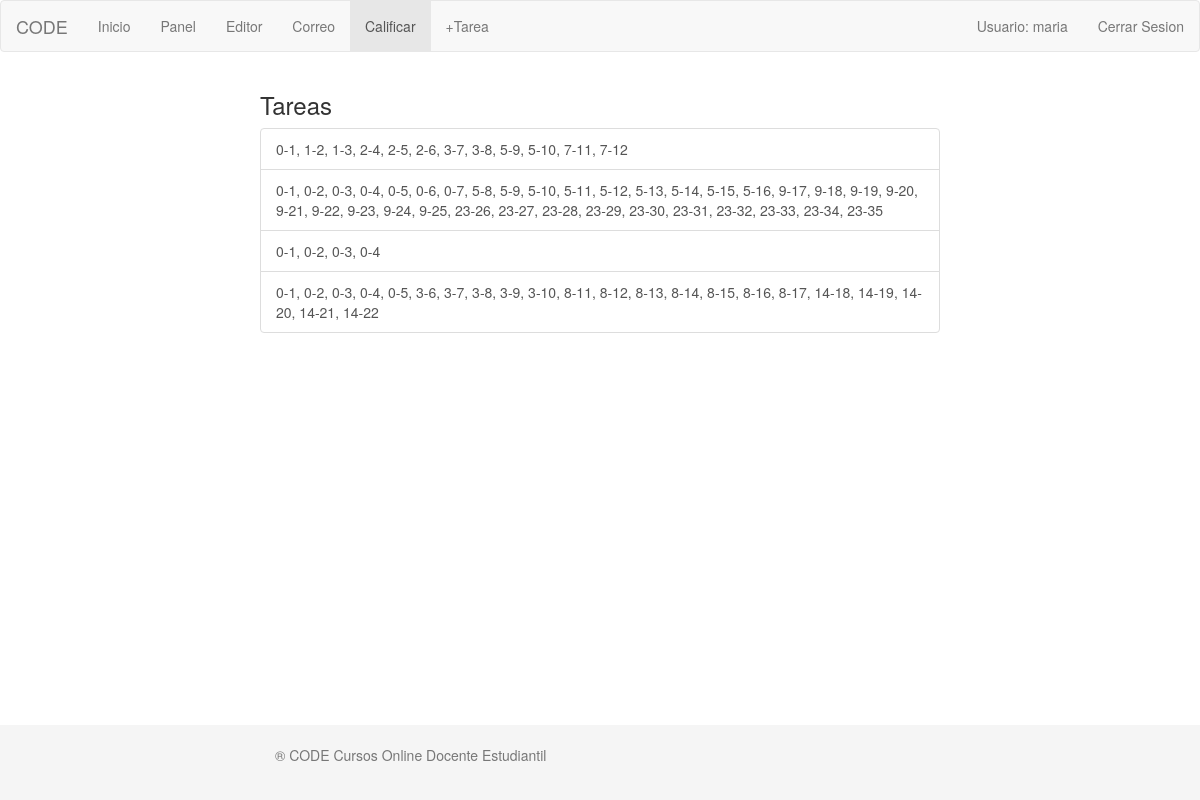
The app's page /calificar.php (signed in) with its own data.
### tables this page shows
CREATE TABLE `ejercicio` (
  `id` int(11) NOT NULL,
  `descripcion` varchar(255) DEFAULT NULL,
  `arbol` varchar(255) DEFAULT NULL,
  `rec_dfs` varchar(255) DEFAULT NULL,
  `rec_bfs` varchar(255) DEFAULT NULL
);

### modelo/Calificacion.php (called while the page is built, shortened)
<?php
require 'BDConeccion.php';
class Calificacion
{
	public function listaTareas() {
 		$this->coneccion = new BDConeccion();
 		$this->coneccion->conectar();
 		$resultado = $this->coneccion->consulta("select * from ejercicio");
 		return $resultado;
 	}
}

### modelo/BDConeccion.php (called while the page is built, shortened)
<?php
class BDConeccion {
   private $conexion;
   public function conectar()
   {
      if(!isset($this->conexion))
      {
        $this->conexion = (mysql_connect("localhost","root","root")) or die(mysql_error());
      }
   }
     public function consulta($sql)
     {
        $resultado = mysql_query($sql,$this->conexion);
        return $resultado;
    }
}

### calificar.php (the view, shortened to what this page needs)
<?php
if(isset($_SESSION['user'])){
$usuario = $_SESSION['user'];
}
else{
echo '<script>alert("Necesita iniciar sesion para acceder a esta pagina.");</script>';
echo '<script>window.location="index.php";</script>';
}
?>
<!DOCTYPE html>
<html lang="">
	<head>
		<link rel="stylesheet" href="css/bootstrap.min.css">
		<link rel="stylesheet" type="text/css" href="css/styles.css?update=12102006">
	</head>
	<body>
		<nav role="navigation" class="navbar navbar-default">
			<div class="navbar-header">
				<a href="#" class="navbar-brand">CODE</a>
			</div>
			<div id="navbarCollapse" class="collapse navbar-collapse">
				<ul class="nav navbar-nav">
					<li><a href="index.php">Inicio</a></li>
					<li ><a href="docente.php">Panel</a></li>
					<li ><a href="editor.php">Editor</a></li>
					<li ><a href="correo.php">Correo</a></li>
					<li class="active"><a href="calificar.php">Calificar</a></li>
					<li ><a href="plusTarea.php">+Tarea</a></li>
				</ul>
				<ul class="nav navbar-nav navbar-right">
					<li><a  data-toggle="collapse" data-target="#collap_user" href="#">Usuario:
					<?php echo ''.$usuario.''?></a></li>
					<li><a href="cerrarSesion.php">Cerrar Sesion</a></li>
				</ul>
			</div>
		</nav>
		<div class="container">
			<div class="row">
				<h3>Tareas</h3>
				<div class="list-group">
				  <?php
	                    require 'modelo/Calificacion.php';
	                    $calificacion = new Calificacion();
	                    $tareas = $calificacion->listaTareas();
	                ?>
	                <?php
	                    while ( $tarea = mysql_fetch_array($tareas)) {
	                          echo "<a href='insertar_nota.php?id=".$tarea['id']."' class='list-group-item'> ". $tarea['arbol']."</a>";
	                    }
	                ?>
				</div>
			</div>
		</div>
		<footer class="footer">
			<div class="container">
				<p class="text-muted">® CODE Cursos Online Docente Estudiantil</p>
			</div>
		</footer>
	</body>
</html>

### css/styles.css (style rules this page uses)
html { position: relative; min-height: 100%; }
body { margin-bottom: 60px; }
.footer { position: absolute; bottom: 0; width: 100%; height: 75px; background-color: #f5f5f5; }
.container { width: auto; max-width: 680px; padding: 0 15px; }
.container .text-muted { margin: 20px 0; }

### records on screen
ejercicio: arbol "0-1, 1-2, 1-3, 2-4, 2-5, 2-6, 3-7, 3-8, 5-9, 5-10, 7-11, 7-12"
ejercicio: arbol "0-1, 0-2, 0-3, 0-4, 0-5, 0-6, 0-7, 5-8, 5-9, 5-10, 5-11, 5-12, 5-13, 5-14, 5-15, 5-16, 9-17, 9-18, 9-19, 9-20, 9-21, 9-22, 9-23, 9-24, 9-25, 23-26, 23-27, 23-28, 23-29, 23-30, 23-31, 23-32, 23-33, 23-34, 23-35"
ejercicio: arbol "0-1, 0-2, 0-3, 0-4"
ejercicio: arbol "0-1, 0-2, 0-3, 0-4, 0-5, 3-6, 3-7, 3-8, 3-9, 3-10, 8-11, 8-12, 8-13, 8-14, 8-15, 8-16, 8-17, 14-18, 14-19, 14-20, 14-21, 14-22"

### other values on screen
$usuario "maria"
